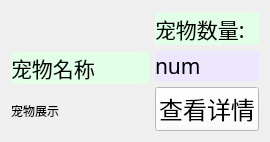
              <widget class="QWidget" name="page_3">
               <property name="geometry">
                <rect>
                 <x>0</x>
                 <y>0</y>
                 <width>270</width>
                 <height>142</height>
                </rect>
               </property>
               <attribute name="label">
                <string>宠物</string>
               </attribute>
               <layout class="QHBoxLayout" name="horizontalLayout_9">
                <item>
                 <layout class="QVBoxLayout" name="verticalLayout_14">
                  <item>
                   <spacer name="verticalSpacer_22">
                    <property name="orientation">
                     <enum>Qt::Vertical</enum>
                    </property>
                    <property name="sizeHint" stdset="0">
                     <size>
                      <width>20</width>
                      <height>40</height>
                     </size>
                    </property>
                   </spacer>
                  </item>
                  <item>
                   <widget class="QLabel" name="labelMElfName">
                    <property name="font">
                     <font>
                      <family>华文行楷</family>
                      <pointsize>16</pointsize>
                      <weight>50</weight>
                      <italic>false</italic>
                      <bold>false</bold>
                     </font>
                    </property>
                    <property name="styleSheet">
                     <string notr="true">background-color: rgb(226, 255, 232);
color: rgb(0, 0, 0);
font: 16pt &quot;华文行楷&quot;;</string>
                    </property>
                    <property name="text">
                     <string>宠物名称</string>
                    </property>
                   </widget>
                  </item>
                  <item>
                   <widget class="QLabel" name="labelMElfTouxiang">
                    <property name="sizePolicy">
                     <sizepolicy hsizetype="Expanding" vsizetype="Expanding">
                      <horstretch>0</horstretch>
                      <verstretch>0</verstretch>
                     </sizepolicy>
                    </property>
                    <property name="maximumSize">
                     <size>
                      <width>180</width>
                      <height>180</height>
                     </size>
                    </property>
                    <property name="text">
                     <string>宠物展示</string>
                    </property>
                    <property name="scaledContents">
                     <bool>true</bool>
                    </property>
                   </widget>
                  </item>
                 </layout>
                </item>
                <item>
                 <layout class="QVBoxLayout" name="verticalLayout_15">
                  <item>
                   <spacer name="verticalSpacer_19">
                    <property name="orientation">
                     <enum>Qt::Vertical</enum>
                    </property>
                    <property name="sizeHint" stdset="0">
                     <size>
                      <width>20</width>
                      <height>40</height>
                     </size>
                    </property>
                   </spacer>
                  </item>
                  <item>
                   <widget class="QLabel" name="labelpn">
                    <property name="font">
                     <font>
                      <family>华文行楷</family>
                      <pointsize>16</pointsize>
                      <weight>50</weight>
                      <italic>false</italic>
                      <bold>false</bold>
                     </font>
                    </property>
                    <property name="styleSheet">
                     <string notr="true">background-color: rgb(226, 255, 232);
color: rgb(0, 0, 0);
font: 16pt &quot;华文行楷&quot;;</string>
                    </property>
                    <property name="text">
                     <string>宠物数量:</string>
                    </property>
                   </widget>
                  </item>
                  <item>
                   <widget class="QLabel" name="labelMPetnum">
                    <property name="font">
                     <font>
                      <family>华文行楷</family>
                      <pointsize>16</pointsize>
                      <weight>50</weight>
                      <italic>false</italic>
                      <bold>false</bold>
                     </font>
                    </property>
                    <property name="styleSheet">
                     <string notr="true">background-color: rgb(237, 230, 255);
color: rgb(0, 0, 0);
font: 16pt &quot;华文行楷&quot;;</string>
                    </property>
                    <property name="text">
                     <string>num</string>
                    </property>
                   </widget>
                  </item>
                  <item>
                   <widget class="QPushButton" name="pushButtonMChongwu">
                    <property name="font">
                     <font>
                      <family>华康雅宋体W9</family>
                      <pointsize>18</pointsize>
                      <weight>50</weight>
                      <italic>false</italic>
                      <bold>false</bold>
                     </font>
                    </property>
                    <property name="styleSheet">
                     <string notr="true">font: 18pt &quot;华康雅宋体W9&quot;;
background-color: rgb(255, 255, 255);</string>
                    </property>
                    <property name="text">
                     <string>查看详情</string>
                    </property>
                   </widget>
                  </item>
                 </layout>
                </item>
               </layout>
              </widget>
